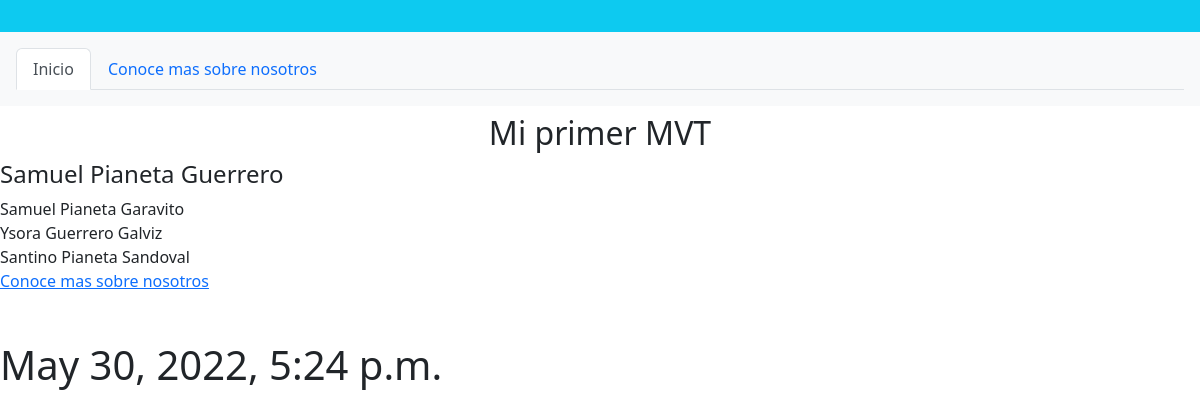
Page /Familia/ on the committed database.
### MisFamiliares/models.py (models this page shows)
class Yo(models.Model):
    miNombreCompleto = models.CharField(max_length=30, default='x')
    miEdad = models.IntegerField(default=1)

class Familiar(models.Model):
    NombreCompleto = models.CharField(max_length=30, default='z')
    Edad = models.IntegerField(default=1)
    mismaSangre= models.CharField(max_length = 20,default='')
    relacion = models.CharField(max_length=20, default='')

### MisFamiliares/views.py (the view)
# urls.py: path('Familia/', MostratFamilia),
def MostratFamilia(request):
    Familia_lista = Familiar.objects.all()
    Persona =  Yo.objects.all()
    Fecha = datetime.now()
    return render(request, 'Familia.html', {'fecha': Fecha,'Familia': Familia_lista, 'Persona_1':Persona})

### MisFamiliares/Templates/Familia.html (shortened to what this page needs)
<!DOCTYPE html>
<html lang="en">
<head>
    <link href="https://cdn.jsdelivr.net/npm/bootstrap@5.2.0-beta1/dist/css/bootstrap.min.css" rel="stylesheet">
</head>
<div class="text-bg-info p-3"></div>
<body>
    <div  class="p-3 mb-2 bg-light text-dark">
    <ul class="nav nav-tabs">
        <li class="nav-item">
          <a class="nav-link active" aria-current="page" href="/Familia">Inicio</a>
        </li>
        <li class="nav-item">
          <a class="nav-link" href="/Union">Conoce mas sobre nosotros</a>
        </li>
      </ul>
    </div>
    <h2 class="text-center">Mi primer MVT</h2>
    {% for p in Persona_1 %}
        <h4>{{p.miNombreCompleto}}</h4>
    {% endfor %}
    {%for f in Familia%}
        {{f.NombreCompleto}} <br>
    {% endfor %}
    <a href="/Union">Conoce mas sobre nosotros</a>
    <br>
    <br>
    <br>
    <h1>{{fecha}}</h1>
</body>
</html>

### rows in the picture
Yo: miNombreCompleto "Samuel Pianeta Guerrero"
Familiar: NombreCompleto "Samuel Pianeta Garavito"
Familiar: NombreCompleto "Ysora Guerrero Galviz"
Familiar: NombreCompleto "Santino Pianeta Sandoval"
